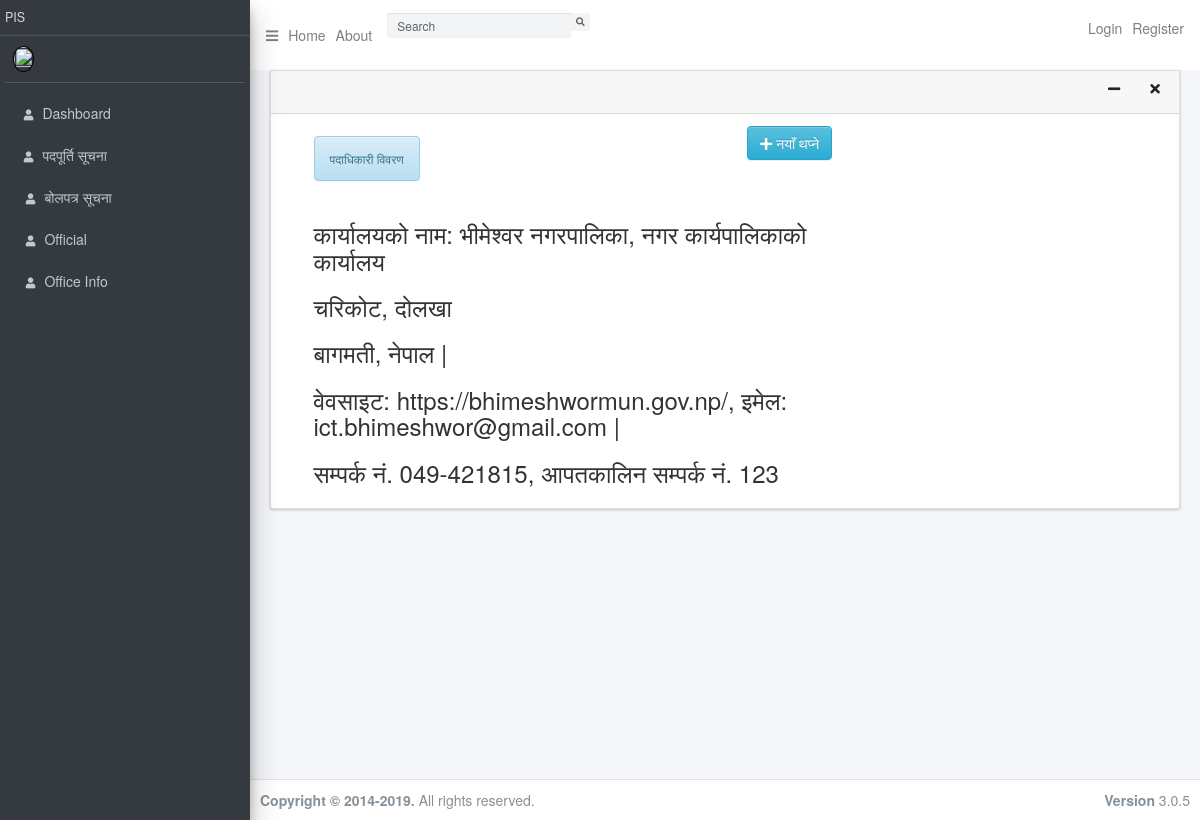
/office/list/, run on the app's committed database.
### screendisplay/models.py (models this page shows, shortened)
class OfficeInfo(models.Model):
    office_name = models.CharField(max_length=150, verbose_name="नाम")
    office_sec_name = models.CharField(max_length=50, verbose_name="नाम")
    office_website = models.CharField(max_length=50, verbose_name="वेबसाइट")
    office_email = models.CharField(max_length=150, verbose_name="इमेल")
    office_phoneno = models.CharField(max_length=50, verbose_name="फोन नं.")
    office_emergencyno = models.CharField(max_length=50, verbose_name="अन्य आपतकालीन नं.")
    date_posted = models.DateTimeField(default=timezone.now)
    created_by = models.ForeignKey(User, on_delete=models.CASCADE)
    office_image = models.ImageField(upload_to='office_uploaded_image', verbose_name="फोटो")
    office_address_province = models.CharField(max_length=50, verbose_name="प्रदेश", blank=True)
    office_address_district = models.CharField(max_length=50, verbose_name="जिल्ला", blank=True)
    office_address_locallevel = models.CharField(max_length=50, verbose_name="पालिका", blank=True)

### screendisplay/views.py (the view)
# urls.py: path('office/list/', OfficeListView.as_view(), name='office-list'),
class OfficeListView(ListView):
	model = OfficeInfo
	template_name = 'screendisplay/office_list.html'
	context_object_name = 'office_list'

### screendisplay/templates/screendisplay/office_list.html
{% extends "screendisplay/basebackend.html" %}
{% load crispy_forms_tags %}
{% block content %}
<div class="col-md-8">
    <div class="d-flex justify-content-between">
        <div><h6 class="text-center alert alert-info">पदाधिकारी विवरण</h6></div>
        <div>
            <a href="{% url 'office-create' %}" class="btn btn-info btn-bg">
                <i class="fas fa-plus"></i> नयाँ थप्ने
            </a>
        </div>
    </div>
    {% for office in office_list %}
    <h3>कार्यालयको नाम: {{ office.office_name }}, {{ office.office_sec_name }}</h3>
    <h3>{{ office.office_address_locallevel }}, {{ office.office_address_district }}</h3>
    <h3>{{ office.office_address_province }}, नेपाल |</h3>
    <h3>वेवसाइट: {{ office.office_website }}, इमेल: {{ office.office_email }} |</h3>
    <h3>सम्पर्क नं. {{ office.office_phoneno }}, आपतकालिन सम्पर्क नं. {{ office.office_emergencyno }}</h3>
    {% endfor %}
</div>
{% endblock content %}

### data on the page
OfficeInfo: office_name "भीमेश्वर नगरपालिका", office_sec_name "नगर कार्यपालिकाको कार्यालय", office_address_locallevel "चरिकोट", office_address_district "दोलखा", office_address_province "बागमती", office_website "https://bhimeshwormun.gov.np/", office_email "ict.bhimeshwor@gmail.com", office_phoneno "049-421815", office_emergencyno "123"
